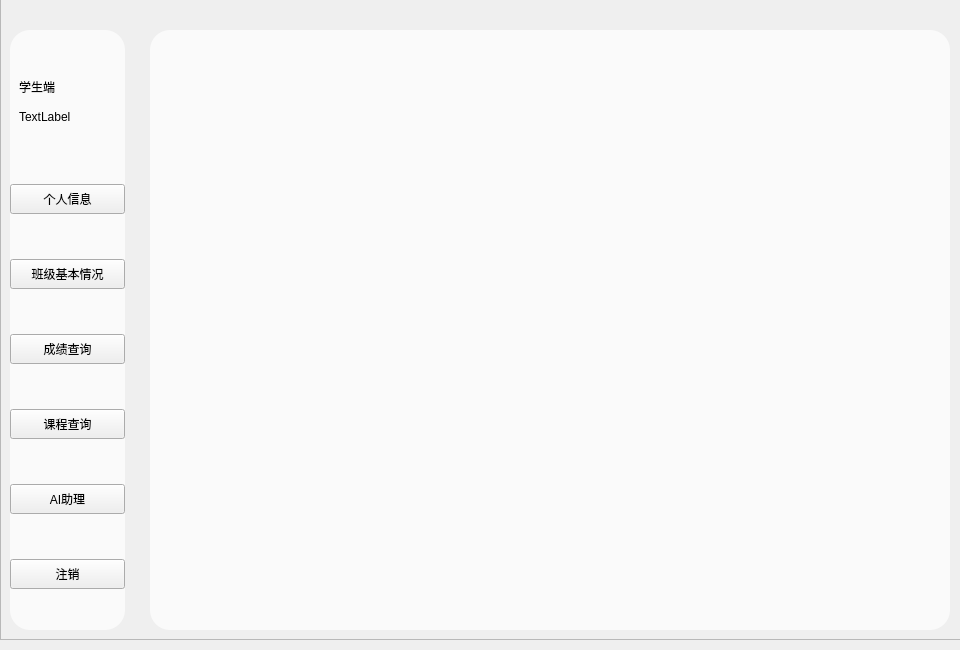
<?xml version="1.0" encoding="UTF-8"?>
<ui version="4.0">
 <class>studentForm</class>
 <widget class="QWidget" name="studentForm">
  <property name="geometry">
   <rect>
    <x>0</x>
    <y>0</y>
    <width>960</width>
    <height>650</height>
   </rect>
  </property>
  <property name="minimumSize">
   <size>
    <width>960</width>
    <height>650</height>
   </size>
  </property>
  <property name="maximumSize">
   <size>
    <width>960</width>
    <height>650</height>
   </size>
  </property>
  <property name="windowTitle">
   <string>Dialog</string>
  </property>
  <widget class="QWidget" name="widget_2" native="true">
   <property name="geometry">
    <rect>
     <x>10</x>
     <y>30</y>
     <width>115</width>
     <height>600</height>
    </rect>
   </property>
   <property name="styleSheet">
    <string notr="true">QWidget#widget_2{
	background-color: rgba(255, 255, 255, 180);
	border-radius: 20px;
}
</string>
   </property>
   <layout class="QVBoxLayout" name="verticalLayout_2">
    <property name="leftMargin">
     <number>0</number>
    </property>
    <property name="topMargin">
     <number>0</number>
    </property>
    <property name="rightMargin">
     <number>0</number>
    </property>
    <property name="bottomMargin">
     <number>0</number>
    </property>
    <item>
     <widget class="QWidget" name="widget" native="true">
      <property name="minimumSize">
       <size>
        <width>0</width>
        <height>70</height>
       </size>
      </property>
      <property name="maximumSize">
       <size>
        <width>16777215</width>
        <height>70</height>
       </size>
      </property>
      <layout class="QVBoxLayout" name="verticalLayout">
       <item>
        <widget class="QLabel" name="label">
         <property name="maximumSize">
          <size>
           <width>16777215</width>
           <height>30</height>
          </size>
         </property>
         <property name="text">
          <string>学生端</string>
         </property>
         <property name="alignment">
          <set>Qt::AlignLeading|Qt::AlignLeft|Qt::AlignVCenter</set>
         </property>
        </widget>
       </item>
       <item>
        <widget class="QLabel" name="label_user">
         <property name="sizePolicy">
          <sizepolicy hsizetype="Preferred" vsizetype="Preferred">
           <horstretch>20</horstretch>
           <verstretch>0</verstretch>
          </sizepolicy>
         </property>
         <property name="minimumSize">
          <size>
           <width>0</width>
           <height>30</height>
          </size>
         </property>
         <property name="maximumSize">
          <size>
           <width>16777215</width>
           <height>30</height>
          </size>
         </property>
         <property name="text">
          <string>TextLabel</string>
         </property>
        </widget>
       </item>
      </layout>
     </widget>
    </item>
    <item>
     <widget class="QPushButton" name="pushButton_3">
      <property name="minimumSize">
       <size>
        <width>115</width>
        <height>30</height>
       </size>
      </property>
      <property name="maximumSize">
       <size>
        <width>115</width>
        <height>16777215</height>
       </size>
      </property>
      <property name="text">
       <string>个人信息</string>
      </property>
      <property name="checkable">
       <bool>false</bool>
      </property>
     </widget>
    </item>
    <item>
     <widget class="QPushButton" name="stu_findclass_inforButton">
      <property name="minimumSize">
       <size>
        <width>115</width>
        <height>30</height>
       </size>
      </property>
      <property name="maximumSize">
       <size>
        <width>115</width>
        <height>16777215</height>
       </size>
      </property>
      <property name="text">
       <string>班级基本情况</string>
      </property>
     </widget>
    </item>
    <item>
     <widget class="QPushButton" name="pushButton_student_findscore">
      <property name="minimumSize">
       <size>
        <width>115</width>
        <height>30</height>
       </size>
      </property>
      <property name="maximumSize">
       <size>
        <width>115</width>
        <height>16777215</height>
       </size>
      </property>
      <property name="text">
       <string>成绩查询</string>
      </property>
     </widget>
    </item>
    <item>
     <widget class="QPushButton" name="stu_find_coursebutton">
      <property name="minimumSize">
       <size>
        <width>115</width>
        <height>30</height>
       </size>
      </property>
      <property name="maximumSize">
       <size>
        <width>115</width>
        <height>16777215</height>
       </size>
      </property>
      <property name="text">
       <string>课程查询</string>
      </property>
     </widget>
    </item>
    <item>
     <widget class="QPushButton" name="Xiao_Gui">
      <property name="minimumSize">
       <size>
        <width>115</width>
        <height>30</height>
       </size>
      </property>
      <property name="maximumSize">
       <size>
        <width>115</width>
        <height>16777215</height>
       </size>
      </property>
      <property name="text">
       <string>AI助理</string>
      </property>
     </widget>
    </item>
    <item>
     <widget class="QPushButton" name="pushButton">
      <property name="minimumSize">
       <size>
        <width>115</width>
        <height>30</height>
       </size>
      </property>
      <property name="maximumSize">
       <size>
        <width>115</width>
        <height>16777215</height>
       </size>
      </property>
      <property name="text">
       <string>注销</string>
      </property>
     </widget>
    </item>
   </layout>
  </widget>
  <widget class="QStackedWidget" name="stackedWidget">
   <property name="geometry">
    <rect>
     <x>150</x>
     <y>30</y>
     <width>800</width>
     <height>600</height>
    </rect>
   </property>
   <property name="styleSheet">
    <string notr="true">QStackedWidget#stackedWidget{
	background-color: rgba(255, 255, 255, 180);
	border-radius: 20px;
}</string>
   </property>
   <widget class="QWidget" name="page"/>
   <widget class="QWidget" name="page_2"/>
   <widget class="QWidget" name="page_3"/>
   <widget class="QWidget" name="page_4"/>
  </widget>
  <widget class="QFrame" name="frame">
   <property name="geometry">
    <rect>
     <x>0</x>
     <y>-10</y>
     <width>961</width>
     <height>650</height>
    </rect>
   </property>
   <property name="frameShape">
    <enum>QFrame::StyledPanel</enum>
   </property>
   <property name="frameShadow">
    <enum>QFrame::Raised</enum>
   </property>
  </widget>
  <zorder>frame</zorder>
  <zorder>widget_2</zorder>
  <zorder>stackedWidget</zorder>
 </widget>
 <resources/>
 <connections/>
</ui>
